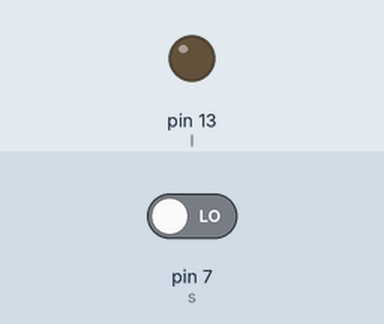
Bench run of a sketch on a simulated Arduino Uno, built with avr-gcc and run on an emulated ATmega328P. On the bench: output pins drawn as LEDs (lit = HIGH). The test bench sets the inputs (shaded band); at power-on: pin 7 (s) LOW.

Above: at 1.2 s.
1.3 s: pin 7 (s) driven HIGH
At 2.1 s:
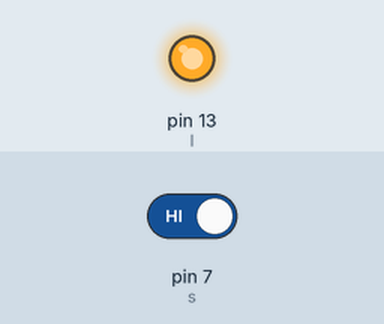
Timing chart, 0 to 4.3 s (numbered marks = the images above; inputs shaded):
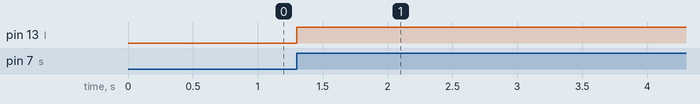

The sketch:

01_Basics.ino
```cpp
int s = 7;
int l = 13;
int ls = LOW, cs, ledState = LOW;

void setup() {
  pinMode(s, INPUT);
  pinMode(l, OUTPUT);

  // Serial.begin(9600);
}

void loop() {
  cs = digitalRead(s);
  if (ls == LOW && cs == HIGH) {
    ledState = !ledState;
    digitalWrite(l, ledState);
  }
  ls = cs;
}
```

Measured:
- after the input at 1.3 s, pin 13 (l): LOW → HIGH at once
